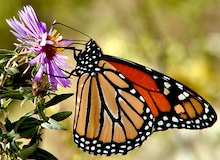
#> input picture images-project-1/butterfly.jpg, 220 x 160 px
$ python kMeans.py
#> lines starting #> are read from the running program, lines starting #| are printed output that depends on the picture
import numpy as np
import cv2
import matplotlib.pyplot as plt

# Α
def kMeans(image, k, max_iterations=50):
    # 1. set k random pixels
    centroids = image[np.random.choice(image.shape[0], k, replace=False)]
    for i in range(max_iterations):
        # 2. calculate the distance from all the pixels from all the centroids
        distances = np.zeros((image.shape[0], k))
        for j in range(k):
            distances[:, j] = np.linalg.norm(image - centroids[j], axis=1)
        # 3. check for each pixel distance in which centroid is closer and label it
        labels = np.argmin(distances, axis=1)
        # 4. repeat this till max iterations are 50 or new_centroid = centroid
        for j in range(k):
            newCentroids = np.array(image[labels == j].mean(axis=0))
        if np.all(centroids == newCentroids):
            break
    return centroids, labels

# place the colors according to kmeans labeling
def placeColors(image, centroids, labels):
    newImage = centroids[labels]
    return newImage.reshape(image.shape)

def imageSegmentation(defaultImage, kValues):
    fig, axes = plt.subplots(1, len(kValues), figsize=(15, 5))
    for i, k in enumerate(kValues):
        centroids, labels = kMeans(defaultImage.reshape(-1, 3), k, 50)
        newΙmage = placeColors(defaultImage, centroids, labels)
        # Convert the image to grayscale before saving
        grayΙmage = cv2.cvtColor(newΙmage.astype(np.uint8), cv2.COLOR_RGB2GRAY)
        # Plot the segmentation mask
        axes[i].imshow(grayΙmage, cmap='gray')
        axes[i].axis('off')
        axes[i].set_title(f"K={k}")
    plt.tight_layout()
    plt.savefig('./results_six/image_segmeted.jpg')
    plt.show()

if __name__ == "__main__":
    image = cv2.cvtColor(cv2.imread("./images-project-1/butterfly.jpg"), cv2.COLOR_BGR2RGB)
    print(image.shape)
#| (160, 220, 3)
    kValues = [5, 10, 15]
    imageSegmentation(image, kValues)
#> the loop in imageSegmentation, `for i, k in enumerate(kValues):` made 3 passes
#> pass 1, in imageSegmentation, `newΙmage = placeColors(defaultImage, centroids, labels)`:
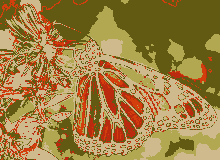
#> newΙmage: shape (160, 220, 3); mean R, G, B 159.9, 127.9, 66
#> pass 1, in imageSegmentation, `grayΙmage = cv2.cvtColor(newΙmage.astype(np.uint8), cv2.COLOR_RGB2GRAY)`:
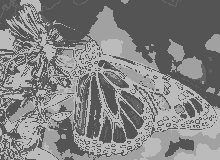
#> grayΙmage: shape (160, 220); min 82, max 187, mean 130.3
#> pass 2, in imageSegmentation, `newΙmage = placeColors(defaultImage, centroids, labels)`:
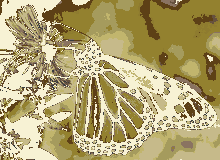
#> newΙmage: shape (160, 220, 3); mean R, G, B 177.7, 164.2, 113.6
#> pass 2, in imageSegmentation, `grayΙmage = cv2.cvtColor(newΙmage.astype(np.uint8), cv2.COLOR_RGB2GRAY)`:
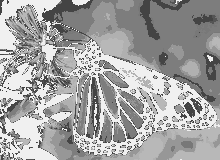
#> grayΙmage: shape (160, 220); min 58, max 240, mean 162.4
#> in imageSegmentation, `plt.savefig('./results_six/image_segmeted.jpg')`:
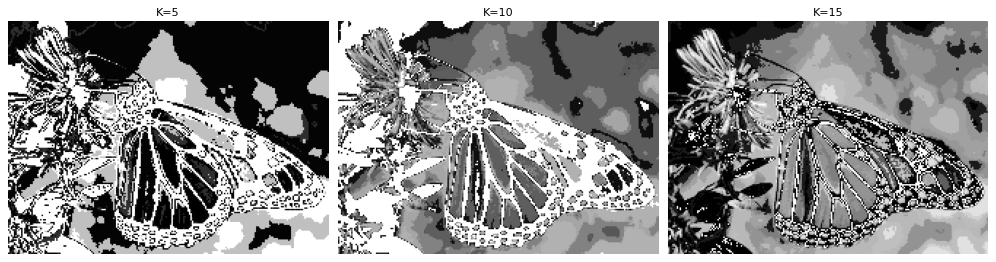
#> figure drawn by matplotlib, 3 panels
